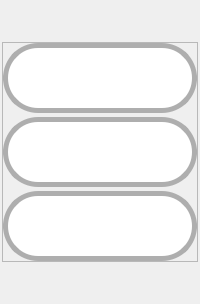
            <widget class="QWidget" name="reports_properties_panel">
             <layout class="QVBoxLayout" name="verticalLayout_44">
              <property name="spacing">
               <number>2</number>
              </property>
              <property name="leftMargin">
               <number>2</number>
              </property>
              <property name="topMargin">
               <number>2</number>
              </property>
              <property name="rightMargin">
               <number>2</number>
              </property>
              <property name="bottomMargin">
               <number>2</number>
              </property>
              <item>
               <spacer name="verticalSpacer_22">
                <property name="orientation">
                 <enum>Qt::Vertical</enum>
                </property>
                <property name="sizeHint" stdset="0">
                 <size>
                  <width>20</width>
                  <height>40</height>
                 </size>
                </property>
               </spacer>
              </item>
              <item>
               <widget class="QFrame" name="frame_8">
                <property name="frameShape">
                 <enum>QFrame::StyledPanel</enum>
                </property>
                <property name="frameShadow">
                 <enum>QFrame::Raised</enum>
                </property>
                <layout class="QVBoxLayout" name="verticalLayout_14">
                 <property name="spacing">
                  <number>4</number>
                 </property>
                 <property name="leftMargin">
                  <number>0</number>
                 </property>
                 <property name="topMargin">
                  <number>0</number>
                 </property>
                 <property name="rightMargin">
                  <number>0</number>
                 </property>
                 <property name="bottomMargin">
                  <number>0</number>
                 </property>
                 <item>
                  <widget class="QPushButton" name="report_remove_btn">
                   <property name="minimumSize">
                    <size>
                     <width>70</width>
                     <height>70</height>
                    </size>
                   </property>
                   <property name="toolTip">
                    <string>Remove report</string>
                   </property>
                   <property name="styleSheet">
                    <string notr="true">QPushButton{

	border-style: solid;	
	border-width: 5px;
	border-radius:35px;
	border-color: rgb(174, 174, 174);

	padding: 10px;

	
	image: url(:/icons/icons/trash-can-with-cover.svg) ;
	background-color: rgb(255, 255, 255);
 	

	
}


QPushButton:hover{

	border-style:  solid;
	border-color: rgb(174, 174, 174);
	border-width: 5px;
	border-radius: 35px;
	padding: 10px;
	
	image: url(:/icons/icons/trash-can-with-cover.svg);

	background-color: rgb(200, 200, 200);

	
 	
	
}


QPushButton:pressed{


	
 	border-style: solid;	
	border-width: 5px;
	border-radius:35px;
	padding: 10px;
	background-color: rgb(100, 100, 100);

	image: url(:/icons/icons/open-trash-can.svg);

}

</string>
                   </property>
                   <property name="text">
                    <string/>
                   </property>
                   <property name="iconSize">
                    <size>
                     <width>30</width>
                     <height>30</height>
                    </size>
                   </property>
                  </widget>
                 </item>
                 <item>
                  <widget class="QPushButton" name="report_export_btn">
                   <property name="minimumSize">
                    <size>
                     <width>70</width>
                     <height>70</height>
                    </size>
                   </property>
                   <property name="toolTip">
                    <string>Export</string>
                   </property>
                   <property name="styleSheet">
                    <string notr="true">QPushButton{
	border-style: solid;	
	border-width: 5px;
	border-radius:35px;
	border-color: rgb(174, 174, 174);

	padding: 10px;
	
	background-color: rgb(255, 255, 255);

	image: url(:/icons/icons/export.svg)
	
}


QPushButton:hover{
	border-style:  solid;
	border-color: rgb(174, 174, 174);
	border-width: 4px;
	border-radius: 35px;
	padding: 7px;
	
	image: url(:/icons/icons/export2.svg);
}
QPushButton:pressed{
	
	border-style:  solid;
	border-width: 5px;
	border-radius: 35px;
	padding: 7px;
	background-color: rgb(100, 100, 100);
	image: url(:/icons/icons/export2.svg);
}
</string>
                   </property>
                   <property name="text">
                    <string/>
                   </property>
                   <property name="iconSize">
                    <size>
                     <width>40</width>
                     <height>40</height>
                    </size>
                   </property>
                  </widget>
                 </item>
                 <item>
                  <widget class="QPushButton" name="report_search_btn">
                   <property name="minimumSize">
                    <size>
                     <width>70</width>
                     <height>70</height>
                    </size>
                   </property>
                   <property name="toolTip">
                    <string>Search date</string>
                   </property>
                   <property name="styleSheet">
                    <string notr="true">QPushButton{
	border-style: solid;	
	border-width: 5px;
	border-radius:35px;
	border-color: rgb(174, 174, 174);

	padding: 10px;
	
	background-color: rgb(255, 255, 255);

	image: url(:/icons/icons/loupe1.svg);
	
}


QPushButton:hover{
	border-style:  solid;
	border-color: rgb(174, 174, 174);
	border-width: 5px;
	border-radius: 35px;
	padding: 10px;
	
	image: url(:/icons/icons/loupe2.svg);
}
QPushButton:pressed{
	
	border-style:  solid;
	border-width: 5px;
	border-radius: 35px;
	padding: 10px;
	background-color: rgb(100, 100, 100);
	image: url(:/icons/icons/loupe2.svg);
}
</string>
                   </property>
                   <property name="text">
                    <string/>
                   </property>
                  </widget>
                 </item>
                </layout>
               </widget>
              </item>
              <item>
               <spacer name="verticalSpacer_27">
                <property name="orientation">
                 <enum>Qt::Vertical</enum>
                </property>
                <property name="sizeHint" stdset="0">
                 <size>
                  <width>20</width>
                  <height>40</height>
                 </size>
                </property>
               </spacer>
              </item>
             </layout>
            </widget>
